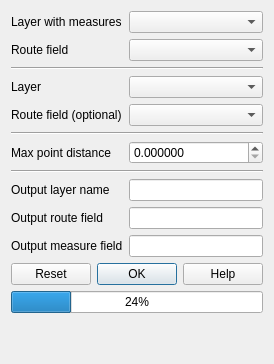
      <widget class="QWidget" name="measureTab">
       <attribute name="title">
        <string>Measures</string>
       </attribute>
       <layout class="QVBoxLayout" name="verticalLayout_5">
        <item>
         <layout class="QGridLayout" name="gridLayout">
          <item row="7" column="0">
           <widget class="QLabel" name="measureLayerLabel">
            <property name="text">
             <string>Layer</string>
            </property>
           </widget>
          </item>
          <item row="13" column="0">
           <widget class="QLabel" name="measureOutputNameLabel">
            <property name="text">
             <string>Output layer name</string>
            </property>
           </widget>
          </item>
          <item row="12" column="0" colspan="2">
           <widget class="Line" name="line_4">
            <property name="orientation">
             <enum>Qt::Horizontal</enum>
            </property>
           </widget>
          </item>
          <item row="14" column="0">
           <widget class="QLabel" name="measureOutputRouteFieldLabel">
            <property name="text">
             <string>Output route field</string>
            </property>
           </widget>
          </item>
          <item row="15" column="0">
           <widget class="QLabel" name="measureMeasureFieldLabel">
            <property name="text">
             <string>Output measure field</string>
            </property>
           </widget>
          </item>
          <item row="10" column="0">
           <widget class="QLabel" name="measureThresholdLabel">
            <property name="toolTip">
             <string>Maximum distance of point from line.</string>
            </property>
            <property name="text">
             <string>Max point distance</string>
            </property>
           </widget>
          </item>
          <item row="1" column="0">
           <widget class="QLabel" name="measureLrsLayerLabel">
            <property name="text">
             <string>Layer with measures</string>
            </property>
           </widget>
          </item>
          <item row="9" column="0" colspan="2">
           <widget class="Line" name="line_5">
            <property name="orientation">
             <enum>Qt::Horizontal</enum>
            </property>
           </widget>
          </item>
          <item row="2" column="0">
           <widget class="QLabel" name="measureLrsRouteFieldLabel">
            <property name="text">
             <string>Route field</string>
            </property>
           </widget>
          </item>
          <item row="4" column="0" colspan="2">
           <widget class="Line" name="line_9">
            <property name="orientation">
             <enum>Qt::Horizontal</enum>
            </property>
           </widget>
          </item>
          <item row="15" column="1">
           <widget class="QLineEdit" name="measureMeasureFieldLineEdit">
            <property name="text">
             <string/>
            </property>
           </widget>
          </item>
          <item row="14" column="1">
           <widget class="QLineEdit" name="measureOutputRouteFieldLineEdit">
            <property name="text">
             <string/>
            </property>
           </widget>
          </item>
          <item row="13" column="1">
           <widget class="QLineEdit" name="measureOutputNameLineEdit">
            <property name="text">
             <string/>
            </property>
           </widget>
          </item>
          <item row="10" column="1">
           <widget class="QDoubleSpinBox" name="measureThresholdSpin">
            <property name="toolTip">
             <string>Maximum distance of point from line.</string>
            </property>
            <property name="decimals">
             <number>6</number>
            </property>
            <property name="maximum">
             <double>1000000.000000000000000</double>
            </property>
            <property name="value">
             <double>0.000000000000000</double>
            </property>
           </widget>
          </item>
          <item row="7" column="1">
           <widget class="QComboBox" name="measureLayerCombo"/>
          </item>
          <item row="2" column="1">
           <widget class="QComboBox" name="measureLrsRouteFieldCombo"/>
          </item>
          <item row="1" column="1">
           <widget class="QComboBox" name="measureLrsLayerCombo"/>
          </item>
          <item row="8" column="0">
           <widget class="QLabel" name="measureRouteFieldLabel">
            <property name="text">
             <string>Route field (optional)</string>
            </property>
           </widget>
          </item>
          <item row="8" column="1">
           <widget class="QComboBox" name="measureRouteFieldCombo"/>
          </item>
         </layout>
        </item>
        <item>
         <widget class="QDialogButtonBox" name="measureButtonBox">
          <property name="standardButtons">
           <set>QDialogButtonBox::Help|QDialogButtonBox::Ok|QDialogButtonBox::Reset</set>
          </property>
         </widget>
        </item>
        <item>
         <widget class="QProgressBar" name="measureProgressBar">
          <property name="value">
           <number>24</number>
          </property>
         </widget>
        </item>
        <item>
         <spacer name="verticalSpacer_3">
          <property name="orientation">
           <enum>Qt::Vertical</enum>
          </property>
          <property name="sizeHint" stdset="0">
           <size>
            <width>20</width>
            <height>40</height>
           </size>
          </property>
         </spacer>
        </item>
       </layout>
      </widget>
